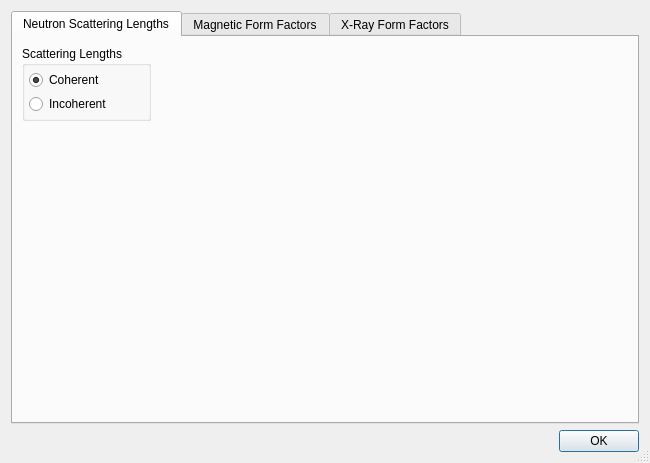
<?xml version="1.0" encoding="UTF-8"?>
<ui version="4.0">
 <class>FormFactorDlg</class>
 <widget class="QDialog" name="FormFactorDlg">
  <property name="geometry">
   <rect>
    <x>0</x>
    <y>0</y>
    <width>650</width>
    <height>463</height>
   </rect>
  </property>
  <property name="windowTitle">
   <string>List of Elements</string>
  </property>
  <property name="sizeGripEnabled">
   <bool>true</bool>
  </property>
  <layout class="QGridLayout" name="gridLayout_3">
   <item row="0" column="0" colspan="2">
    <widget class="QTabWidget" name="tabWidget">
     <property name="currentIndex">
      <number>0</number>
     </property>
     <widget class="QWidget" name="tabSc">
      <attribute name="title">
       <string>Neutron Scattering Lengths</string>
      </attribute>
      <layout class="QGridLayout" name="gridLayout_5">
       <item row="0" column="0">
        <widget class="QGroupBox" name="groupBox_2">
         <property name="sizePolicy">
          <sizepolicy hsizetype="Preferred" vsizetype="Preferred">
           <horstretch>0</horstretch>
           <verstretch>0</verstretch>
          </sizepolicy>
         </property>
         <property name="title">
          <string>Scattering Lengths</string>
         </property>
         <layout class="QGridLayout" name="gridLayout_4">
          <property name="margin">
           <number>4</number>
          </property>
          <property name="spacing">
           <number>4</number>
          </property>
          <item row="0" column="0">
           <widget class="QRadioButton" name="radioCoherent">
            <property name="text">
             <string>Coherent</string>
            </property>
            <property name="checked">
             <bool>true</bool>
            </property>
           </widget>
          </item>
          <item row="1" column="0">
           <widget class="QRadioButton" name="radioIncoherent">
            <property name="text">
             <string>Incoherent</string>
            </property>
           </widget>
          </item>
         </layout>
        </widget>
       </item>
       <item row="0" column="1" rowspan="2">
        <widget class="QwtPlot" name="plotSc">
         <property name="sizePolicy">
          <sizepolicy hsizetype="Preferred" vsizetype="Preferred">
           <horstretch>3</horstretch>
           <verstretch>0</verstretch>
          </sizepolicy>
         </property>
        </widget>
       </item>
       <item row="1" column="0">
        <spacer name="verticalSpacer">
         <property name="orientation">
          <enum>Qt::Vertical</enum>
         </property>
         <property name="sizeHint" stdset="0">
          <size>
           <width>20</width>
           <height>276</height>
          </size>
         </property>
        </spacer>
       </item>
      </layout>
     </widget>
     <widget class="QWidget" name="tabMFF">
      <attribute name="title">
       <string>Magnetic Form Factors</string>
      </attribute>
      <layout class="QGridLayout" name="gridLayout_7">
       <item row="0" column="0">
        <widget class="QSplitter" name="splitter_2">
         <property name="orientation">
          <enum>Qt::Horizontal</enum>
         </property>
         <widget class="QGroupBox" name="groupBox_3">
          <property name="sizePolicy">
           <sizepolicy hsizetype="Preferred" vsizetype="Preferred">
            <horstretch>1</horstretch>
            <verstretch>0</verstretch>
           </sizepolicy>
          </property>
          <property name="title">
           <string>Atom / Ion</string>
          </property>
          <layout class="QGridLayout" name="gridLayout_6">
           <property name="margin">
            <number>4</number>
           </property>
           <property name="spacing">
            <number>4</number>
           </property>
           <item row="3" column="1">
            <widget class="QDoubleSpinBox" name="spinS">
             <property name="sizePolicy">
              <sizepolicy hsizetype="MinimumExpanding" vsizetype="Fixed">
               <horstretch>0</horstretch>
               <verstretch>0</verstretch>
              </sizepolicy>
             </property>
             <property name="prefix">
              <string>S=</string>
             </property>
             <property name="decimals">
              <number>1</number>
             </property>
             <property name="singleStep">
              <double>0.500000000000000</double>
             </property>
            </widget>
           </item>
           <item row="0" column="0" colspan="2">
            <widget class="QListWidget" name="listMAtoms">
             <property name="sizePolicy">
              <sizepolicy hsizetype="Expanding" vsizetype="Expanding">
               <horstretch>0</horstretch>
               <verstretch>0</verstretch>
              </sizepolicy>
             </property>
             <property name="alternatingRowColors">
              <bool>true</bool>
             </property>
            </widget>
           </item>
           <item row="4" column="0" colspan="2">
            <widget class="QLineEdit" name="editOrbital">
             <property name="sizePolicy">
              <sizepolicy hsizetype="Expanding" vsizetype="Fixed">
               <horstretch>0</horstretch>
               <verstretch>0</verstretch>
              </sizepolicy>
             </property>
             <property name="toolTip">
              <string>Orbitals</string>
             </property>
            </widget>
           </item>
           <item row="3" column="0">
            <widget class="QDoubleSpinBox" name="spinL">
             <property name="sizePolicy">
              <sizepolicy hsizetype="MinimumExpanding" vsizetype="Fixed">
               <horstretch>0</horstretch>
               <verstretch>0</verstretch>
              </sizepolicy>
             </property>
             <property name="prefix">
              <string>L=</string>
             </property>
             <property name="decimals">
              <number>1</number>
             </property>
             <property name="singleStep">
              <double>0.500000000000000</double>
             </property>
            </widget>
           </item>
           <item row="1" column="0" colspan="2">
            <widget class="QLineEdit" name="editMFilter">
             <property name="sizePolicy">
              <sizepolicy hsizetype="Expanding" vsizetype="Fixed">
               <horstretch>0</horstretch>
               <verstretch>0</verstretch>
              </sizepolicy>
             </property>
             <property name="toolTip">
              <string>Search Atoms</string>
             </property>
            </widget>
           </item>
           <item row="2" column="1">
            <widget class="QDoubleSpinBox" name="spinJ">
             <property name="prefix">
              <string>J=</string>
             </property>
             <property name="decimals">
              <number>1</number>
             </property>
             <property name="singleStep">
              <double>0.500000000000000</double>
             </property>
            </widget>
           </item>
           <item row="2" column="0">
            <widget class="QLabel" name="label">
             <property name="text">
              <string>Term Sym.:</string>
             </property>
            </widget>
           </item>
          </layout>
         </widget>
         <widget class="QwtPlot" name="plotMF">
          <property name="sizePolicy">
           <sizepolicy hsizetype="Preferred" vsizetype="Preferred">
            <horstretch>3</horstretch>
            <verstretch>0</verstretch>
           </sizepolicy>
          </property>
         </widget>
        </widget>
       </item>
      </layout>
     </widget>
     <widget class="QWidget" name="tabFF">
      <attribute name="title">
       <string>X-Ray Form Factors</string>
      </attribute>
      <layout class="QGridLayout" name="gridLayout">
       <item row="0" column="0">
        <widget class="QSplitter" name="splitter">
         <property name="orientation">
          <enum>Qt::Horizontal</enum>
         </property>
         <widget class="QGroupBox" name="groupBox">
          <property name="sizePolicy">
           <sizepolicy hsizetype="Preferred" vsizetype="Preferred">
            <horstretch>1</horstretch>
            <verstretch>0</verstretch>
           </sizepolicy>
          </property>
          <property name="minimumSize">
           <size>
            <width>0</width>
            <height>0</height>
           </size>
          </property>
          <property name="title">
           <string>Atom / Ion</string>
          </property>
          <layout class="QGridLayout" name="gridLayout_2">
           <property name="margin">
            <number>4</number>
           </property>
           <property name="spacing">
            <number>4</number>
           </property>
           <item row="1" column="1">
            <widget class="QLineEdit" name="editFilter">
             <property name="toolTip">
              <string>Search Atoms</string>
             </property>
            </widget>
           </item>
           <item row="0" column="1">
            <widget class="QListWidget" name="listAtoms">
             <property name="showDropIndicator" stdset="0">
              <bool>false</bool>
             </property>
             <property name="alternatingRowColors">
              <bool>true</bool>
             </property>
            </widget>
           </item>
          </layout>
         </widget>
         <widget class="QwtPlot" name="plotF">
          <property name="sizePolicy">
           <sizepolicy hsizetype="Preferred" vsizetype="Preferred">
            <horstretch>3</horstretch>
            <verstretch>0</verstretch>
           </sizepolicy>
          </property>
         </widget>
        </widget>
       </item>
      </layout>
     </widget>
    </widget>
   </item>
   <item row="1" column="0">
    <widget class="QLabel" name="labelStatus">
     <property name="sizePolicy">
      <sizepolicy hsizetype="Expanding" vsizetype="Preferred">
       <horstretch>0</horstretch>
       <verstretch>0</verstretch>
      </sizepolicy>
     </property>
     <property name="text">
      <string/>
     </property>
    </widget>
   </item>
   <item row="1" column="1">
    <widget class="QDialogButtonBox" name="buttonBox">
     <property name="sizePolicy">
      <sizepolicy hsizetype="Fixed" vsizetype="Fixed">
       <horstretch>0</horstretch>
       <verstretch>0</verstretch>
      </sizepolicy>
     </property>
     <property name="orientation">
      <enum>Qt::Horizontal</enum>
     </property>
     <property name="standardButtons">
      <set>QDialogButtonBox::Ok</set>
     </property>
    </widget>
   </item>
  </layout>
 </widget>
 <customwidgets>
  <customwidget>
   <class>QwtPlot</class>
   <extends>QFrame</extends>
   <header>qwt_plot.h</header>
  </customwidget>
 </customwidgets>
 <tabstops>
  <tabstop>tabWidget</tabstop>
  <tabstop>radioCoherent</tabstop>
  <tabstop>radioIncoherent</tabstop>
  <tabstop>listMAtoms</tabstop>
  <tabstop>editMFilter</tabstop>
  <tabstop>spinJ</tabstop>
  <tabstop>spinL</tabstop>
  <tabstop>spinS</tabstop>
  <tabstop>editOrbital</tabstop>
  <tabstop>listAtoms</tabstop>
  <tabstop>editFilter</tabstop>
  <tabstop>buttonBox</tabstop>
 </tabstops>
 <resources/>
 <connections>
  <connection>
   <sender>buttonBox</sender>
   <signal>accepted()</signal>
   <receiver>FormFactorDlg</receiver>
   <slot>accept()</slot>
   <hints>
    <hint type="sourcelabel">
     <x>248</x>
     <y>254</y>
    </hint>
    <hint type="destinationlabel">
     <x>157</x>
     <y>274</y>
    </hint>
   </hints>
  </connection>
  <connection>
   <sender>buttonBox</sender>
   <signal>rejected()</signal>
   <receiver>FormFactorDlg</receiver>
   <slot>reject()</slot>
   <hints>
    <hint type="sourcelabel">
     <x>316</x>
     <y>260</y>
    </hint>
    <hint type="destinationlabel">
     <x>286</x>
     <y>274</y>
    </hint>
   </hints>
  </connection>
 </connections>
</ui>
